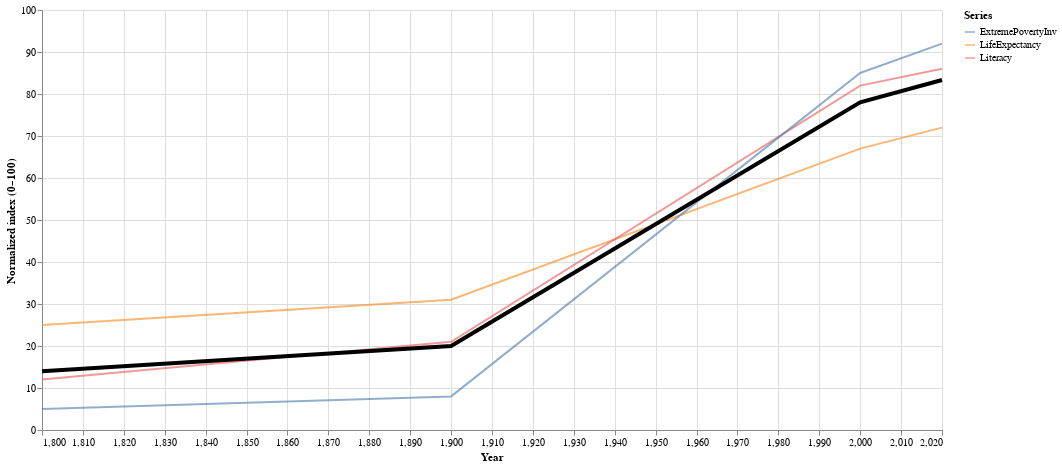

Write a Vega-Lite specification for this figure.
### Vega-Lite specification from a JSON file in a GitHub repository (floating-point values rounded to 4 significant figures)
{"$schema": "https://vega.github.io/schema/vega-lite/v5.json", "width": 900, "height": 420, "data": {"values": [{"v": 25.0, "t": 1800, "k": "LifeExpectancy"}, {"v": 31.0, "t": 1900, "k": "LifeExpectancy"}, {"v": 67.0, "t": 2000, "k": "LifeExpectancy"}, {"v": 72.0, "t": 2020, "k": "LifeExpectancy"}, {"v": 12.0, "t": 1800, "k": "Literacy"}, {"v": 21.0, "t": 1900, "k": "Literacy"}, {"v": 82.0, "t": 2000, "k": "Literacy"}, {"v": 86.0, "t": 2020, "k": "Literacy"}, {"v": 5.0, "t": 1800, "k": "ExtremePovertyInv"}, {"v": 8.0, "t": 1900, "k": "ExtremePovertyInv"}, {"v": 85.0, "t": 2000, "k": "ExtremePovertyInv"}, {"v": 92.0, "t": 2020, "k": "ExtremePovertyInv"}]}, "layer": [{"encoding": {"color": {"type": "nominal", "title": "Series", "field": "k"}, "x": {"scale": {"nice": false}, "type": "quantitative", "title": "Year", "field": "t"}, "y": {"scale": {"domain": [0, 100]}, "type": "quantitative", "title": "Normalized index (0–100)", "field": "v"}, "opacity": {"value": 0.6}}, "mark": {"type": "line"}}, {"transform": [{"groupby": ["t"], "aggregate": [{"op": "mean", "as": "Vitality", "field": "v"}]}], "encoding": {"color": {"value": "black"}, "x": {"type": "quantitative", "field": "t"}, "y": {"type": "quantitative", "field": "Vitality"}}, "mark": {"type": "line", "strokeWidth": 4}}]}
